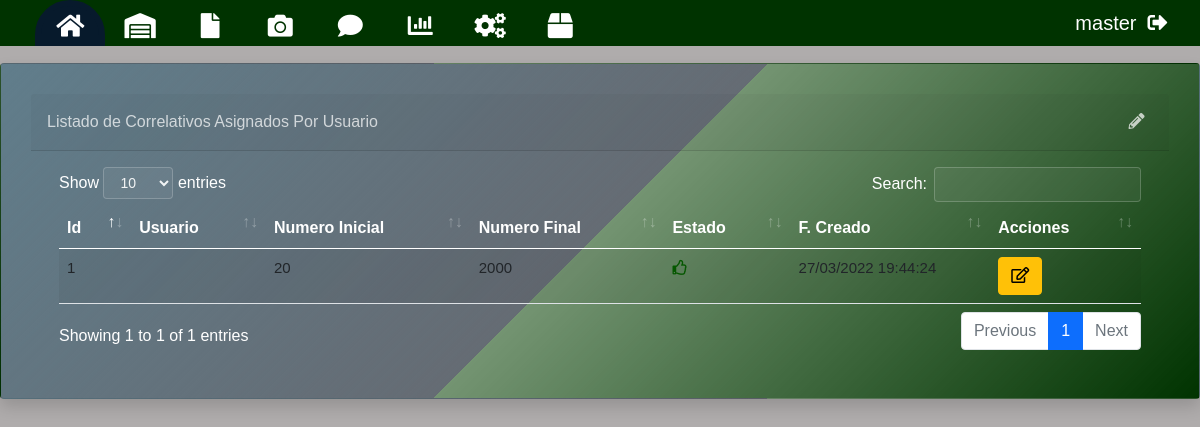
The app's page /link/correlativo/list (signed in) with its own data.
### link/models.py (models this page shows, shortened)
class Correlativo(ClaseModelo):
    no_inicial=models.CharField(max_length=6, verbose_name="Numero Inicial")
    no_final = models.CharField(max_length=6, verbose_name="Numero Final")
    class Meta:
        verbose_name="Correlativo"
        verbose_name_plural="Correlativos"

### link/views.py (the view)
# urls.py: path('correlativo/list', correlativoview.as_view(), name="correlativo_list"),
class correlativoview(LoginRequiredMixin, generic.ListView):
    model = Correlativo
    template_name = "link/correlativo_list.html"
    context_object_name = "obj"
    login_url = "bases:login"

### link/templates/link/correlativo_list.html (shortened to what this page needs)
{% extends 'base/base.html' %}
{% block contenido %}
<br><br>
<div class="card shadow mb-4">
    <div
        class="card-header py-3 d-flex flex-row align-items-center justify-content-between">
        <h6 class="m-0 font-weight-bold text-primary">Listado de Correlativos Asignados Por Usuario</h6>
        <div class="dropdown no-arrow">
            <a class="dropdown-toggle" href="#" role="button" id="dropdownMenuLink"
                data-toggle="dropdown" aria-haspopup="true" aria-expanded="false">
                <i class="fas fa-pencil-alt"></i>
            </a>
        </div>
    </div>
    <div class="card-body">
        {% if not obj  %}
           <div class="alert alert-info">No hay Correlativos Asignados</div>
        {% else %}
        <table class="table table-striped table-hover">
            <thead>
                <th>Id</th>
                <th>Usuario</th>
                <th>Numero Inicial</th>
                <th>Numero Final</th>
                <th>Estado</th>
                <th>F. Creado</th>
                <th class="all">Acciones</th>
            </thead>
            <tbody>
                {% for item in obj %}
                <tr>
                    <td>{{ item.id }}</td>
                    <td>{{ item.uc}}</td>
                    <td>{{ item.no_inicial}}</td>
                    <td>{{ item.no_final}}</td>
                    <td onclick="inactivarcli({{item.id}})">
                        {% if item.estado %}
                        <i class="far fa-thumbs-up text-primary"></i>
                        {% else %}
                        <i class="far fa-thumbs-down text-danger"></i>
                        {% endif %}
                    </td>
                    <td>{{ item.fc|date:"d/m/Y H:i:s" }}</td>
                    <td>
                        <button class="btn btn-warning btn-circle" onclick="return abrir_modal('{% url 'link:correlativo_edit' item.id %}')">
                        <i class="far fa-edit"></i></button>
                    </td>
                </tr>
                {% endfor %}
            </tbody>
        </table>
        {% endif %}
    </div>
</div>
{% endblock %}

### templates/base/base.html (shortened to what this page needs)
{% load static %}
<!DOCTYPE html>
<html lang="es">
    <head>
        {% load static %}
        <link href="https://cdn.jsdelivr.net/npm/bootstrap@5.0.0-beta3/dist/css/bootstrap.min.css" rel="stylesheet">
        <link rel="stylesheet" href="https://cdnjs.cloudflare.com/ajax/libs/font-awesome/5.15.3/css/all.min.css">
        {% block css %}
        <link rel="stylesheet" href="{% static 'base/css/estilo.css' %}">
        <link rel="stylesheet" href="{% static 'base/css/estiloo.css' %}">
        <link rel="stylesheet" href="{% static 'base/vendor/datatables/dataTables.bootstrap4.min.css' %}">
        <link href="https://cdn.jsdelivr.net/npm/select2@4.1.0-rc.0/dist/css/select2.min.css" rel="stylesheet" />
        {% endblock %}
    </head>
    <body>
        <div id="navbar">
            <div class="elements">
                <div class="navigation">
                    <ul>
                      <li class="list test">
                          <a href="#">
                            <span class="icon"><i class="fas fa-home"></i></span>
                          </a>
                      </li>
                      <li class="list home">
                        <a href="#">
                          <span class="icon"><i class="fas fa-warehouse"></i></span>
                        </a>
                      </li>
                      <li class="list file">
                        <a href="#">
                          <span class="icon"><i class="fas fa-file"></i></span>
                        </a>
                      </li>
                      <li class="list camera">
                        <a href="#">
                          <span class="icon"><i class="fas fa-camera"></i></span>
                        </a>
                      </li>
                      <li class="list">
                        <a href="#">
                          <span class="icon"><i class="fas fa-comment"></i></span>
                        </a>
                      </li>
                      <li class="list">
                        <a href="#">
                          <span class="icon"><i class="fas fa-chart-bar"></i></span>
                        </a>
                      </li>
                      <li class="list cogs">
                        <a href="#">
                          <span class="icon"><i class="fas fa-cogs"></i></span>
                        </a>
                      </li>
                      <li class="list combu">
                        <a href="#">
                          <span class="icon"><i class="fas fa-box"></i></span>
                        </a>
                      </li>
                   <div class="indicator"></div>
                    </ul>
                   </div>
            </div>
            <div class="user">
              {% if user.is_authenticated %}
              <span id="userName">{{ user.username }}</span>&nbsp;&nbsp;<a title="Salir de la sesión" href="{% url 'bases:logout' %}"><i class="fas fa-sign-out-alt"></i></a>
              {% else %}
              <span id="userName"><a href="{% url 'bases:login' %}">Iniciar Sesión</a></span>&nbsp;&nbsp;<i class="fas fa-user-alt"></i>
              <span id="userName"><a href="{% url 'link:registro' %}">Registrate</a></span>&nbsp;&nbsp;<i class="fas fa-user-alt"></i>
              {% endif %}
            </div>
         </div>
        {% block contenido %}
        {% endblock %}
    </body>
</html>

### static/base/css/estilo.css (style rules this page uses)
* { margin: 0; padding: 0; box-sizing: border-box; }
body { background: url(https://i.ibb.co/DCN0zZx/Transjr.jpg); background-size: 100%; background-repeat: no-repeat; background-attachment: fixed; overflow-x: hidden; }
body:before { content: ""; width: 100%; height: 190vh; background-color: rgb(175, 173, 173); position: fixed; opacity: 0.87; }
* { margin: 0; padding: 0; font-family: "Poppins", sans-serif; }
.card { background: linear-gradient(-45deg, #003300 0%, #006600a2 50%, #071a2caf 50%, #607d8b 100%) !important; padding: 30px; width: 60%; left: 20%; }
body { font-family: 'Segoe UI', Tahoma, Geneva, Verdana, sans-serif; color: #FFF; background-color: rgb(175, 173, 173); }

### static/base/css/estiloo.css (style rules this page uses)
:root { --bar-color: #003300; --bar-after: #071A2C; --color-green: #77dd77; --color-grey: #ccc; --color-button: #fdffff; --clr: #071A2C; }
* { margin: 0; padding: 0; box-sizing: border-box; }
body { background: url(https://i.ibb.co/DCN0zZx/Transjr.jpg); background-size: 100%; background-repeat: no-repeat; background-attachment: fixed; overflow-x: hidden; }
body:before { content: ""; width: 100%; height: 190vh; background-color: rgb(175, 173, 173); position: fixed; opacity: 0.87; }
#navbar { background: var(--bar-color); position: fixed; z-index: 10; width: 5rem; padding-top: 0.5rem; padding-left: 0.2rem; padding-right: 0.8rem; border-radius: 0em 0em 2em; font-size: 25px; transition: 1s ease-in-out; display: grid; grid-template-columns: 1fr 1fr; justify-content: end; }
#navbar .user, #navbar .elements { height: fit-content; color: #fff; }
#navbar .user { justify-content: end; display: flex; align-items: center; justify-content: flex-end; padding: 0 20px; font-size: 20px; cursor: pointer; }
#navbar .user #userName { opacity: 0; visibility: hidden; transition: .8s; }
#navbar .elements { text-align: left; }
#navbar .user { color: #fff; padding-right: 0.6rem; }
#navbar .user i { padding-right: 10px; }
#navbar .user span { font-family: Arial, Helvetica, sans-serif; }
.navigation ul { display:flex; margin: 0; }
.navigation ul li.list { position:relative; list-style:none; width:70px; z-index:1; opacity: 0; visibility: hidden; transition: 1s; }
.navigation ul li.list:nth-child(1) { opacity: 0; visibility: hidden; transition: 1s; }
.navigation ul li.list:nth-child(2) { opacity: 0; visibility: hidden; transition: 0.8s; }
.navigation ul li.list:nth-child(3) { opacity: 0; visibility: hidden; transition: .6s; }
.navigation ul li.list:nth-child(4) { opacity: 0; visibility: hidden; transition: .4s; }
.navigation ul li.list:nth-child(5) { opacity: 0; visibility: hidden; transition: .2s; }
.navigation ul li.list:nth-child(6) { opacity: 0; visibility: hidden; transition: .0s; }
.navigation ul li.list:nth-child(7) { opacity: 0; visibility: hidden; transition: .02s; }
.navigation ul li a { position:relative; display:flex; flex-direction:column; width:100%; }
.navigation ul li a .icon { position:relative; font-size:25px; text-align:center; transition:0.5s; color: #fff; }
.indicator { position:absolute; top:0%; width:70px; height:46px; background:var(--bar-after); border-radius: 100px 100px 0 0; border:6px solid var(--bar-after); transition:0.4s; }
.indicator { opacity: 0; visibility: hidden; transition: .5s; }
* { margin: 0; padding: 0; font-family: "Poppins", sans-serif; }
th { color: white; font-weight: bold; font-size: 13.5px; }
td { font-size: 14px; }
.card { background: linear-gradient(-45deg, #003300 0%, #00660056 50%, #071a2c70 50%, #607d8b 100%) !important; padding: 30px; width: 100%; margin-top: 15px; left: 0%; }
body { font-family: 'Segoe UI', Tahoma, Geneva, Verdana, sans-serif; color: #FFF; background-color: rgb(175, 173, 173); }
th.sorting_asc, th.sorting, th.all_sorting { font-size: 16px; }
tr.odd td, tr.even td { font-size: 15px; }
.text-primary { color: rgba(255, 255, 255, 0.719) !important; }
.dropdown-toggle::after { border: none; }
i.fas.fa-pencil-alt { color: rgba(255, 255, 255, 0.719); }
i.far.fa-thumbs-down, i.far.fa-thumbs-up { cursor: pointer; }
i.far.fa-thumbs-up { color: #055800 !important; }
a { color: #fff; text-decoration: none; }

### records on screen
Correlativo: id "1", no_inicial "20", no_final "2000", estado True (drawn), fc "27/03/2022 19:44:24"

### other values on screen
{{ user.username }} "master"
